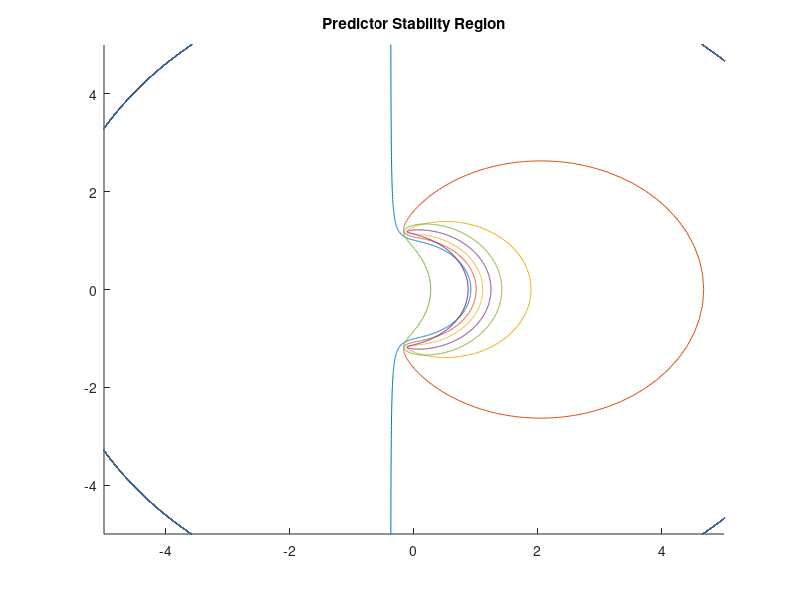

Source code (MATLAB):
% Midterm Exam: System Simulation
% Written by Josh Humphrey

%% Problem 2

% Plot the Stability Region:
figure(2)
run=2;
Nr=10;
Ntheta=80;

rho=linspace(1,Nr,Nr)/Nr;
theta=linspace(0,(Ntheta-1)/Ntheta,Ntheta)*2*pi;
    
rhocw=rho;
rhoccw=rho;

B0 = 11/17;
B1 = 121/102;

p=linspace(0,2*pi,1001);
for m=1:Nr
    r=rho(Nr-m+1);
    z=r*exp(i*p);
    w=(B1.*z+B0)./(z.^2+z);
    if(r>0.57)
        rhoccw(m)=100;
        title('Predictor Stability Region')
        hold on
        plot(real(w),imag(w))
        hold off
        axis([-5 5 -5 5])
    end    
    
end
if(run==3)
    pause
end


r1=linspace(min(rhoccw),1,1001);

for m=1:length(theta)
    z1=r1*exp(i*theta(m));
    w1=(B1.*z+B0)./(z.^2+z);
    hold on
        plot(real(w1),imag(w1))
    hold off
end

